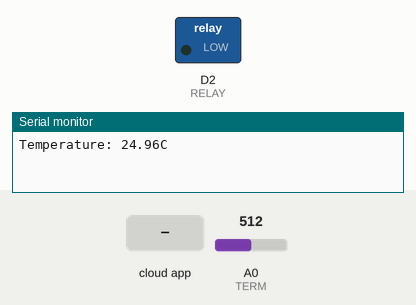
The sketch below on a simulated ESP8266 (NodeMCU). Parts: switched loads named in the sketch (green lamp = pin HIGH), the last lines printed to the serial monitor. The test bench sets the inputs (shaded band); at power-on: A0 (TERM) = 512.

Above: at 1.2 s.
1.3 s: the phone or cloud app sets auto to 1
At 2.6 s:
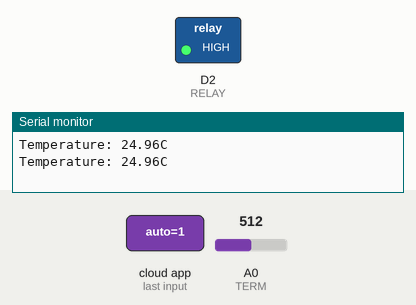
3.5 s: the phone or cloud app sets set_point to 0
At 5.2 s:
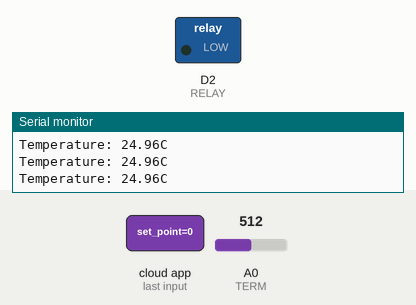
5.5 s: A0 (TERM) set to 825
7.2 s: A0 (TERM) set to 851
At 8.7 s:
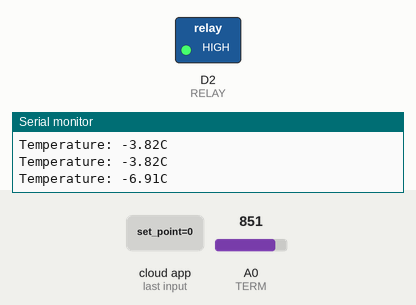
Timing chart, 0 to 10.2 s (numbered marks = the images above; inputs shaded):
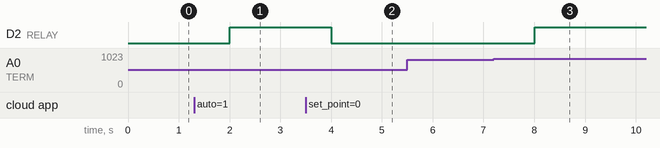

Measured:
- the behaviour switches between 835 and 836 on A0 (TERM) (found by bisection; images 2 and 3)
- after the input at 1.3 s, D2 (RELAY): LOW → HIGH after 0.70 s
- after the input at 3.5 s, D2 (RELAY): HIGH → LOW after 0.50 s
- after the input at 7.2 s, D2 (RELAY): LOW → HIGH after 0.81 s

The sketch:

thinger_cat_bed.ino
```cpp
#include <ThingerESP8266.h>
#include "arduino_secrets.h"

ThingerESP8266 thing(USERNAME, DEVICE_ID, DEVICE_CREDENTIAL);
#define RELAY D2
#define TERM A0
//------------------------------------------------------------
#define RT0 100000 //сопротивление в Омах внешнего резистора
#define B 3977 //коэффициент характеризующий материал термистора
#define VCC 3.3 //опорное напряжение платы NodeMCU
#define R 100000 //сопротивление термистора при 25 град Цельсия
//------------------------------------------------------------
float RT, VR, ln, TX, T0 = 25.0, VRT;
uint32_t timer1;
float t, set_point = 30, delta_t = 5;
bool auto_mode = false;

void setup() {
  T0 = T0 + 273.15; // температура в Кельвинах
  pinMode(TERM, INPUT);
  pinMode(RELAY, OUTPUT);
  digitalWrite(RELAY, LOW);

  // add WiFi credentials
  thing.add_wifi(SSID, SSID_PASSWORD);

  // digital pin control example (i.e. turning on/off a light, a relay, configuring a parameter, etc)
  thing["relay"] << digitalPin(RELAY);
  thing["set_point"] << inputValue(set_point);
  thing["delta_t"] << inputValue(delta_t);
  thing["auto"] << inputValue(auto_mode);

  // resource output example (i.e. reading a sensor value)
  thing["temp"] >> outputValue(t);

  // more details at http://docs.thinger.io/arduino/
}

void loop() {
  thing.handle();
  if (millis()-timer1 > 1000){
    timer1 = millis();
    t = read_temp();
    if (auto_mode){
      if (t <= set_point-delta_t){
        digitalWrite(RELAY, HIGH);
      }
      else if (t >= set_point+delta_t){
        digitalWrite(RELAY, LOW);
      }
    }
  }
}

//функция для чтения температуры с терморезистора
float read_temp(){
  VRT = analogRead(TERM);
  VRT = (VRT/1023)*VCC;
  VR = VCC - VRT;
  RT = VRT/(VR/R);
  ln = log(RT/RT0);
  TX = (1 / ((ln / B) + (1 / T0))); // пересчитанное значение температуры в Кельвинах
  TX = TX - 273.15; // искомая температура в градусах
  Serial.print("Temperature: ");
  Serial.print(TX);
  Serial.println("C");
  return TX;
}
```

arduino_secrets.h
```cpp
#define USERNAME "your_user_name"
#define DEVICE_ID "your_device_id"
#define DEVICE_CREDENTIAL "your_device_credential"

#define SSID "your_wifi_ssid"
#define SSID_PASSWORD "your_wifi_ssid_password"
```
